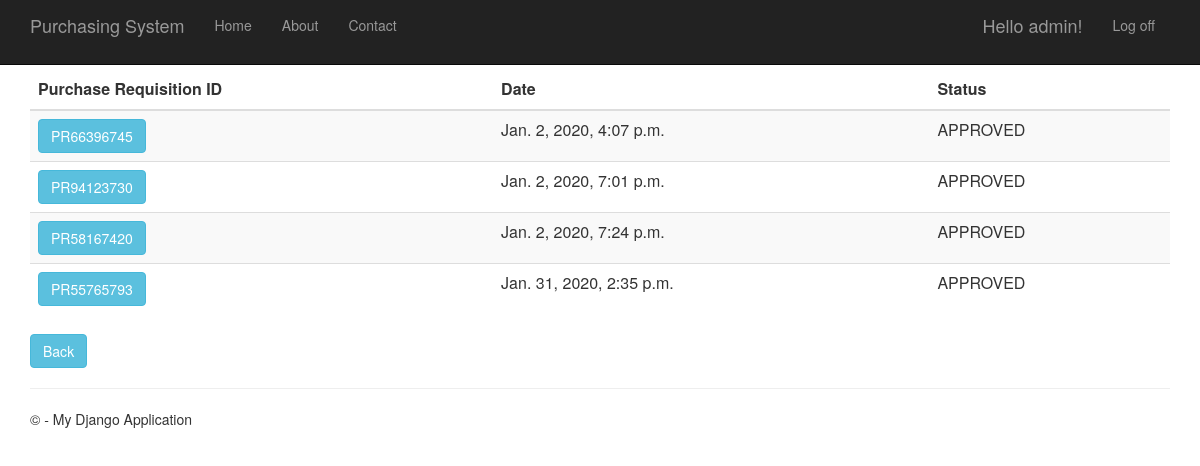
Page /purchaserequisitionhistory (signed in) on the committed database.
### PurchaseRequisition/models.py (models this page shows)
class PurchaseRequisition(models.Model):
    pr_id= models.CharField(max_length=10, primary_key=True) #takes character
    description= models.TextField(null=True,default=None, blank=True)
    time_created= models.DateTimeField()
    total_price= models.DecimalField(max_digits=10, decimal_places=2, default=Decimal('0.00'))
    status= models.TextField(max_length=10, default="Pending")
    person_id = models.ForeignKey(Person)
    def __str__(self):
        return str(self.pr_id)

### PurchaseRequisition/views.py (the view)
# urls.py: url(r'^purchaserequisitionhistory', PurchaseRequisition.views.purchaserequisitionhistory, name="purchase_requisition_history"),
def purchaserequisitionhistory(request):
    purchase_requisitions = PurchaseRequisition.objects.all()
    print(purchase_requisitions)
    context = {
            'title':'Purchase Requisition History',
            'rows':purchase_requisitions
        }
    return render(request,'PurchaseRequisition/purchaserequisitionhistory.html',context)

### PurchaseRequisition/templates/PurchaseRequisition/purchaserequisitionhistory.html
﻿{% extends "app/layout.html" %}
{% block content %}
<div class="purchaseorderhistory margintop" action="menu" >
    <form action="purchaserequisitionhistorydetails" method="GET">
        <table class="table table-striped margintop">
          <thead>
            <tr>
              <th scope="col">Purchase Requisition ID</th>
              <th scope="col">Date</th>
              <th scope="col">Status</th>
            </tr>
          </thead>
          <tbody>
              {% for r in rows %}
            <tr>
                 <td><button type="submit" name="pr_id" value="{{r.pr_id}}" class="btn btn-info" >{{r.pr_id}}</button></td>
                 <td>{{r.time_created}}</td>
                 <td>{{r.status}}</td>
            </tr>
              {% endfor %}
          </tbody>
        </table>
    </form>
       <form action="menu">
        <div class="margintop">
            <button type="submit" class="btn btn-info" >Back</button>
        </div>
    </form>
</div>
{% endblock %}

### app/templates/app/loginpartial.html (shortened to what this page needs)
{% if user.is_authenticated %}
<form id="logoutForm" action="/logout" method="post" class="navbar-right">
    <ul class="nav navbar-nav navbar-right">
        <li><span class="navbar-brand">Hello {{ user.username }}!</span></li>
        <li><a href="javascript:document.getElementById('logoutForm').submit()">Log off</a></li>
    </ul>
</form>
{% else %}
<ul class="nav navbar-nav navbar-right">
    <li><a href="{% url 'login' %}">Log in</a></li>
</ul>
{% endif %}

### app/static/app/content/site.css (style rules this page uses)
body { padding-top: 50px; padding-bottom: 20px; }

### rows in the picture
PurchaseRequisition: pr_id "PR66396745", time_created "Jan. 2, 2020, 4:07 p.m.", status "APPROVED"
PurchaseRequisition: pr_id "PR94123730", time_created "Jan. 2, 2020, 7:01 p.m.", status "APPROVED"
PurchaseRequisition: pr_id "PR58167420", time_created "Jan. 2, 2020, 7:24 p.m.", status "APPROVED"
PurchaseRequisition: pr_id "PR55765793", time_created "Jan. 31, 2020, 2:35 p.m.", status "APPROVED"

### other values in the picture
{{ user.username }} "admin"
